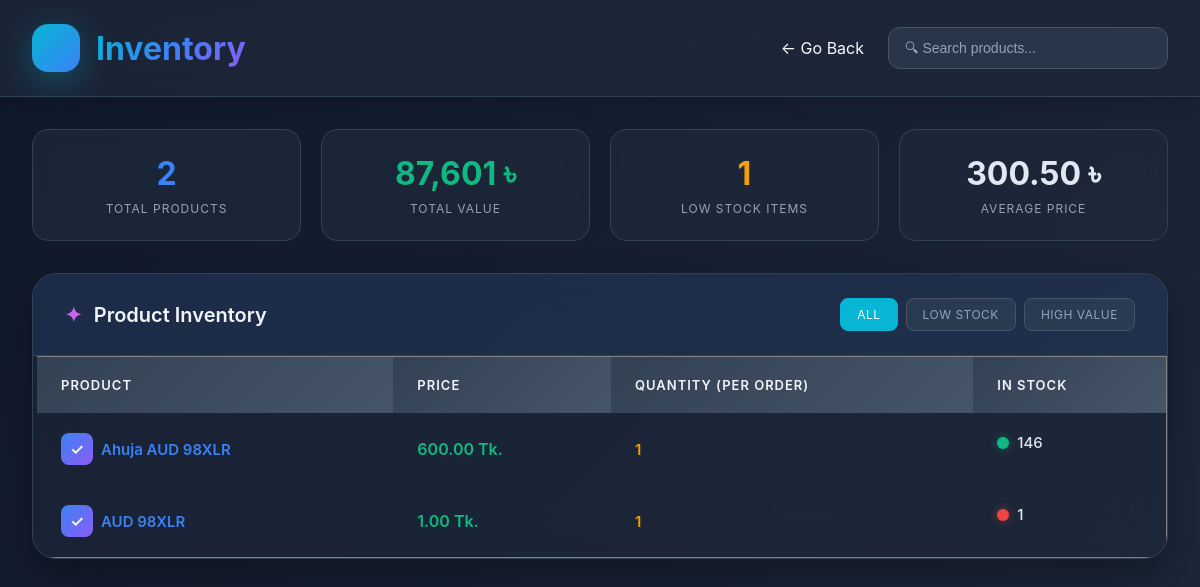
Screenshot of /inventory/ with the database file from the repository.
### ecommerce_app/models.py (models this page shows, shortened)
class Product(models.Model):
    name = models.CharField(max_length=200)
    number = models.CharField(max_length=50, unique=True)
    image = models.ImageField(upload_to='products/', null=True, blank=True)
    quantity = models.IntegerField()
    production_cost = models.DecimalField(max_digits=10, decimal_places=2, null=True)  # new field
    price = models.DecimalField(max_digits=10, decimal_places=2)
    instock = models.PositiveIntegerField(default=0)  # NEW field for inventory tracking

### ecommerce_app/views.py (the view)
# urls.py: path("inventory/", views.inventory, name="inventory"),
def inventory(request):
    products = Product.objects.all()
    return render(request, "inventory.html", {"products": products})

### ecommerce_app/templates/inventory.html (shortened to what this page needs)
<!DOCTYPE html>
<html lang="en">
<head>
</head>
<body>
    <div class="dashboard-header">
        <div class="header-content">
            <div class="dashboard-title">
                <div class="dashboard-icon"></div>
                <h2>Inventory</h2>
            </div>
            <div class="header-actions">
              <a class="cart-link" href="javascript:history.back()"
    style="text-decoration: none;  color: #f8f9fa; padding: 4px 8px;">← Go Back</a>
                <input type="text" class="search-box" placeholder="🔍︎ Search products..." id="searchBox">
            </div>
        </div>
    </div>
    <div class="dashboard-content">
        <div class="stats-grid">
            <div class="stat-card stat-products">
                <div class="stat-value" id="totalProducts">0</div>
                <div class="stat-label">Total Products</div>
            </div>
            <div class="stat-card stat-revenue">
                <div class="stat-value" id="totalValue">$0</div>
                <div class="stat-label">Total Value</div>
            </div>
            <div class="stat-card stat-stock">
                <div class="stat-value" id="lowStock">0</div>
                <div class="stat-label">Low Stock Items</div>
            </div>
            <div class="stat-card">
                <div class="stat-value" id="avgPrice">$0</div>
                <div class="stat-label">Average Price</div>
            </div>
        </div>
        <div class="inventory-card">
            <div class="card-header">
                <h3 class="card-title">
                    <span style="color: #cb66ea ; border-radius: 1200px; display: flex; align-items: center; justify-content: center;">✦</span>
                    Product Inventory
                </h3>
                <div class="filter-tabs">
                    <div class="filter-tab active" data-filter="all">All</div>
                    <div class="filter-tab" data-filter="low-stock">Low Stock</div>
                    <div class="filter-tab" data-filter="high-value">High Value</div>
                </div>
            </div>
            {% if products %}
            <div class="table-container">
                <table border="1">
                    <tr>
                        <th> Product</th>
                        <th> Price</th>
                        <th> Quantity (per order)</th>
                        <th> In Stock</th>
                    </tr>
                    {% for product in products %}
                    <tr class="product-row" data-product-name="{{ product.name }}" data-price="{{ product.price }}" data-stock="{{ product.instock }}">
                        <td>
                            <div class="product-name">
                                <div class="product-icon"><span style="color: #f7f7f7;">✓</span></div>
                                {{ product.name }}
                            </div>
                        </td>
                        <td class="price-cell">{{ product.price }} Tk.</td>
                        <td class="quantity-cell">{{ product.quantity }}</td>
                        <td class="stock-cell">
                            <span class="stock-indicator" id="stock-{{ forloop.counter }}"></span>
                            <span class="stock-value">{{ product.instock }}</span>
                        </td>
                    </tr>
                    {% endfor %}
                </table>
            </div>
            {% else %}
            <div class="empty-state">
                <div class="empty-icon"></div>
                <div class="empty-title">No Products Found</div>
                <div class="empty-description">Your inventory will appear here once you add products.</div>
            </div>
            {% endif %}
        </div>
    </div>
</body>
</html>

### rows the page displays
Product: name "Ahuja AUD 98XLR", price "600.00", quantity "1", instock "146"
Product: name "AUD 98XLR", price "1.00", quantity "1", instock "1"
